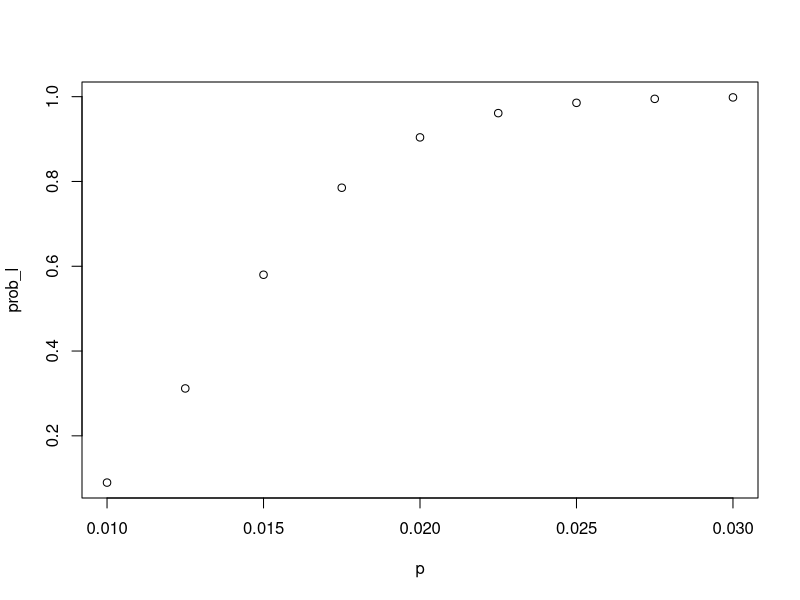

Recreate this plot in R. (Note: this script raises an error after producing the figure.)
library(tidyverse)
library(dslabs)

data(death_prob)
head(death_prob)

p <- death_prob %>% filter(age==50, sex=="Female") %>% .$prob

loss <- - 150000
premium <- 1150

expected <- p*loss + (1-p)*premium


sd <- abs(loss-premium)*sqrt(p*(1-p))

expected*1000

abs(loss-premium)*sqrt(1000*p*(1-p))

X <- sample(c(loss, premium), 1000, prob=c(p, 1-p), replace=TRUE)

mean(X)

sd(X)

pnorm(0,expected*1000,abs(loss-premium)*sqrt(1000*p*(1-p)))

death_prob <- death_prob %>% filter(age==50, sex=="Male") %>% .$prob

b <-(700 - -150000*death_prob)/(1-death_prob) 

sd <- abs(-150000-b)*sqrt(1000*death_prob*(1-death_prob))
sd

pnorm(0, 700000, sd)

p <- 0.015
exp <- 1000*(p*(-150000)+(1-p)*1150)
exp
sd <- abs(-150000-1150)*sqrt(1000*p*(1-p))
sd
pnorm(-10^6,exp,sd)

p <-seq(.01, .03, .0025)
exp <- 1000*(p*(-150000)+(1-p)*1150)
sd <- abs(-150000-1150)*sqrt(1000*p*(1-p))

prob_l <- pnorm(-10^6, exp, sd)

plot(p, prob_l)

p_loss <- 0.015
b <- -150000
a <- 1150
set.seed(29, sample.kind = "Rounding")
S <- replicate(10000, {X <- sum(sample(c(b, a), 1000, prob=c(p_loss, 1-p_loss), replace=TRUE))})
S
mean(S <= -10^6)

p <- 0.015
b <- -150000
n<- 1000
z <- qnorm(0.05)
x <- -l*( n*p - z*sqrt(n*p*(1-p)))/ ( n*(1-p) + z*sqrt(n*p*(1-p)))
a <- x
exp <- n*(l*p+x*(1-p))
exp/1000
set.seed(29, sample.kind = "Rounding")

S <- replicate(10000, {p <- 0.015 + sample(seq(-0.01, 0.01, length = 100), 1)
  z <- qnorm(0.05)
  X <- sum(sample(c(b, x), 1000, prob=c(p, 1-p), replace=TRUE))
  X})
mean(S)
mean(S<0)
mean(S < -10^6)
